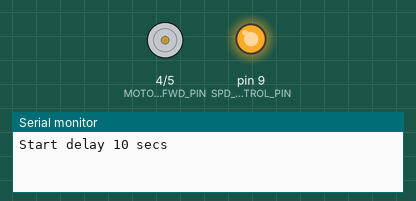
Recording of a sketch running on a simulated Arduino Uno, built with avr-gcc and run on an emulated ATmega328P. Parts: motor-driver pin pairs drawn as motors (green arrow = first pin HIGH = forward, orange = second pin HIGH = backward, longer = more drive), output pins drawn as LEDs (lit = HIGH), the last lines printed to the serial monitor.

Above: at 5.0 s.
At 15.0 s:
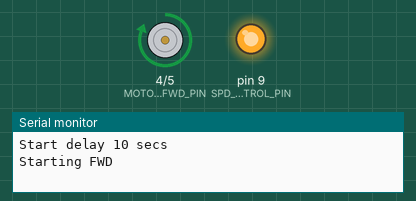
At 35.0 s:
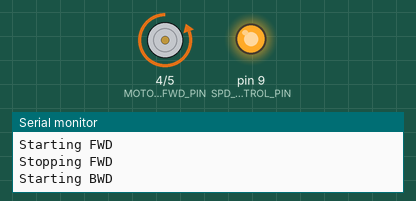
Timing chart, 0 to 46.0 s (numbered marks = the images above):
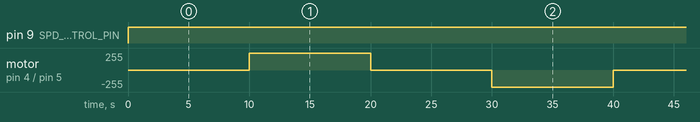

Measured:
- by itself, pin 9 (SPD_CONTROL_PIN): LOW → HIGH at 0.00 s
- by itself, motor on pin 4 (MOTOR_FWD_PIN) / pin 5 (MOTOR_BWD_PIN): repeats every 40.0 s: stopped 10.0 s, backward 255/255 10.0 s, stopped 10.0 s, forward 255/255 10.0 s

The sketch:

controller.ino
```cpp
/**
THIS CODE CAN BE USED TO RUN BLDC/PMDC MOTORS BOTH IN FORWARD AND BACKWARD DIRECTION CONTINUOUSLY
THIS CODE CAN ALSO BE USED TO EXTEND AND RETRACT LINEAR ACTUATOR CONTINUOUSLY
DELAY MUST BE CHANGED AND SET ACCORDINGLY TO THE EXTENSION AND RETRACTION TIME OF LINEAR ACTUATOR

L298 MOTOR DRIVER USED

PIN CONFIGURATION
12V OF L298 TO POSITIVE TERMINAL OF EXTERNAL POWER SOURCE
GND SHOULD BE SHORTED WITH ARDUINO GND AND EXTERNAL POWER SOURCE GND

OUT1 USED OF POSITIVE TERMINAL OF MOTOR
OUT2 USED OF NEGATIVE TERMINAL OF MOTOR

IN1 SHORTED WITH DIGITAL PIN 4 OF ARDUINO
IN2 SHORTED WITH DIGITAL PIN 5 OF ARDUINO

TO CONTROL SPEED
REMOVE JUMPER FROM EA PIN ON MOTOR DRIVER
SHORTED EA PIN WITH PWM DIGITAL PIN 9

IF YOU DONT WANT TO CONTROL SPEED
THEN EA PINS MUST BE SHORTED
AND SPEED CONTROLLING LINES IN CODE MUST BE COMMENTED I.E LINES ---> int SPD_CONTROL_PIN = 9;   pinMode(SPD_CONTROL_PIN, OUTPUT); analogWrite(SPD_CONTROL_PIN, 255);

OUT 3 AND OUT 4 CAN BE USED WITH IN 3 AND IN 4 SHORTED WITH 6, 7 DIGITAL PINS ON ARDUINO


PROGRAMMED BY YASIN


**/


int MOTOR_FWD_PIN = 4;    //SET POSITIVE PIN FOR MOTOR 1
int MOTOR_BWD_PIN = 5;   //SET NEGATIVE PIN FOR MOTOR 1
int SPD_CONTROL_PIN = 9;  //SET SPEED CONTROL (PWM) PIN

void setup()
{
  Serial.begin(9600);
  pinMode(MOTOR_FWD_PIN, OUTPUT);
  pinMode(MOTOR_BWD_PIN, OUTPUT);
   pinMode(SPD_CONTROL_PIN, OUTPUT);

}

void loop(){
analogWrite(SPD_CONTROL_PIN, 255);   //255 = 100% POWER CYCLE or max pwm

//Refer to:
//https://www.arduino.cc/en/Tutorial/SecretsOfArduinoPWM
//For PWM values


      digitalWrite(MOTOR_BWD_PIN, LOW);
      Serial.println("Start delay 10 secs");
      delay(10000);                      //THIS LINE CAN BE UNCOMMENTED FOR STOPPING MOTOR FOR 10 SECONDS BEFORE STARTING IN FORWARD DIRECTION

      Serial.println("Starting FWD");
      digitalWrite(MOTOR_FWD_PIN, HIGH);  //START MOTOR IN FORWARD (extend)
      delay(10000);
      Serial.println("Stopping FWD");
      digitalWrite(MOTOR_FWD_PIN, LOW);   //STOP AFTER 10 SECS
      delay(10000);

      Serial.println("Starting BWD");
      digitalWrite(MOTOR_BWD_PIN, HIGH);  //STARTS IN REVERSE AFTER 10 SECONDS (retract) --- WILL RUN IN REVERSE DIRECTION FOR 10 SECONDS
      delay(10000); //AFTER 10 SECOND, MOTOR STARTS IN FORWARD IMMEDIATELY
      Serial.println("Stopping BWD");
}
```
